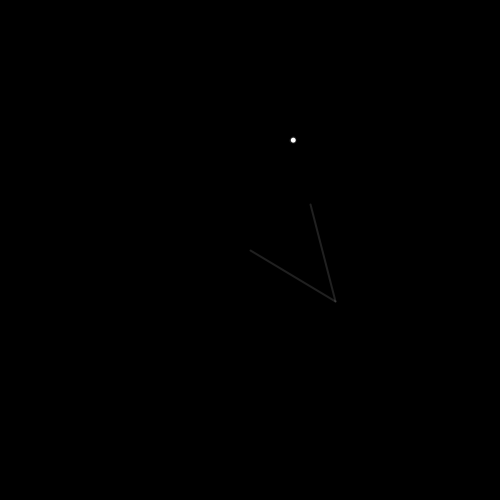
Frame 1 (no input)
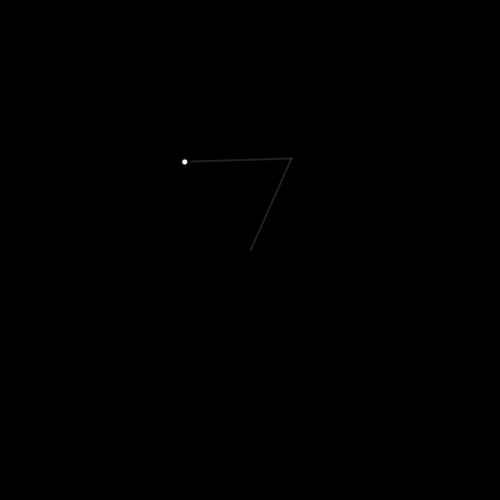
Frame 60 (the mouse pressed at the canvas centre just before this capture)
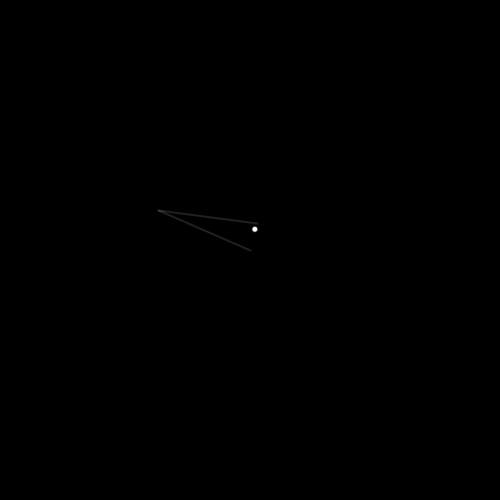
Frame 120 (the mouse held since frame 60 and released just before this capture)

The Processing sketch that drew these frames (run headless with seeded random() and noise(); from frame 60 on, the mouse is pressed at the canvas centre):

// Processing sketch: Pendulum
// ── Pendulum.pde
Arm a, b;

void setup()
{
  size(500, 500);
  
  a = new Arm(new PVector(width / 2, height / 2), random(0, PI), random(0, PI * .1), 0, random(.995, .99995), random(.0005, .0009));
  b = new Arm(new PVector(width / 2, height / 10), random(0, PI), 0, 0, random(.995, .99995), random(.0005, .009));
}

void draw()
{
  background(0, 1);
  
   a.show();
   //a.acc+=b.acc;
   b.anchor(new PVector(sin(-a.pos + PI) * 100 + a.anchor.x, cos(-a.pos + PI) * 100 + a.anchor.y));
   b.show();
  
  //translate(anchor.x, anchor.y);
  //rotate(pos - HALF_PI);
  //line(0, 0,100, 0);
  ////arc(0,0,100, 100, 0, PI);
  //acc = sin(pos) * .008;
  //vel += acc;
  //vel *= .99;
  //pos += vel;
}
// ── Arm.pde
class Arm
{
  PVector anchor;
  
  float pos;
  float vel;
  float acc;
  
  float damp;
  float weight;
  
  Arm(PVector anchor, float pos, float vel, float acc, float damp, float weight)
  {
    this.anchor = anchor;
    this.pos = pos;
    this.vel = vel;
    this.acc = acc; 
    this.damp = damp;
    this.weight = weight;
  }
  
  void anchor(PVector next)
  {
    PVector position = new PVector(sin(-this.pos + PI) * 100 + this.anchor.x, cos(-this.pos + PI) * 100 + this.anchor.y);
    PVector diff = next.copy().sub(position);
    ellipse(position.x, position.y, 5, 5);
    this.pos = diff.heading() - HALF_PI;
    this.anchor = next;
  }
  
  void show()
  {
    this.acc = sin(this.pos) * this.weight;
    this.vel += this.acc;
    this.vel *= this.damp;
    this.pos += this.vel;
    
    pushMatrix();
    translate(this.anchor.x, this.anchor.y);
    stroke(255, 32);
    strokeWeight(2);
    rotate(this.pos);
    line(0,0,0, -100);
    popMatrix();
  }
  
}
